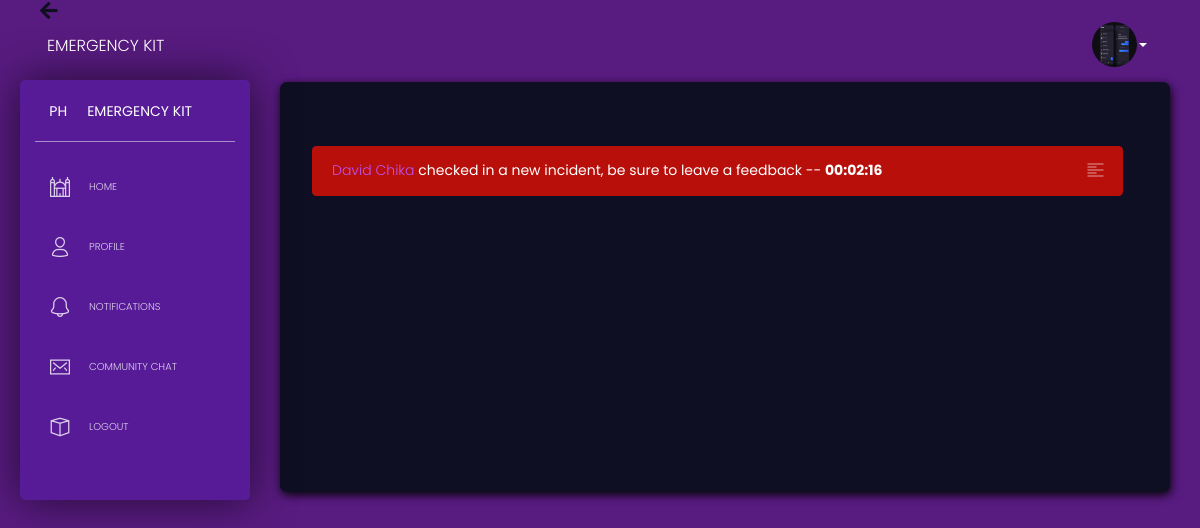
Page /alerts (signed in) on the earlier database version.
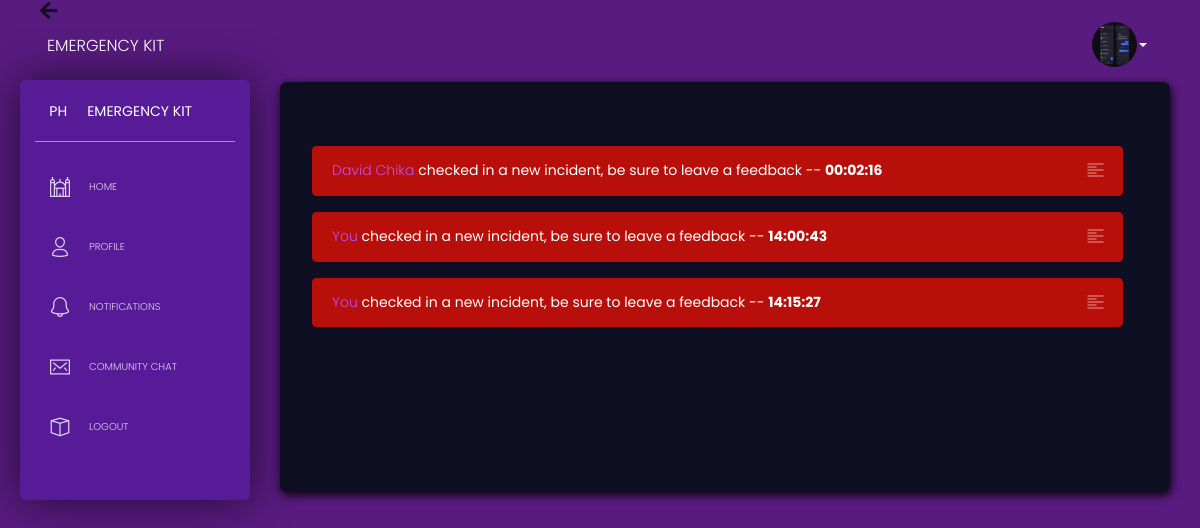
Same page on the later database version.
### app/models.py (models this page shows)
class Notifications(db.Model):
	id = db.Column(db.Integer, primary_key=True)
	carrier_name = db.Column(db.String(50))
	carrier_id = db.Column(db.Integer, db.ForeignKey('user.id'))
	reciever_id = db.Column(db.Integer, db.ForeignKey('user.id'))
	action_type = db.Column(db.String(140))
	date_carried = db.Column(db.DateTime, index=True, default=datetime.utcnow)

### app/routes/user.py (the view)
@app.route('/alerts')
def alerts():
	notify = Notifications.query.filter_by(reciever_id=current_user.id).all()
	return render_template('alert/notify.html', notify=notify)

### app/models.py (called while the page is built)
@login_manager.user_loader
def load_user(id):
	return User.query.get(int(id))

### app/templates/alert/notify.html (shortened to what this page needs)
{% extends 'base.html' %}
{% block body_content %}
<div class="content">
	<div class="row">
		<div class="col-md-12">
			<div class="jumbotron" id="main_box">
				<div class="notify_container">
					{% for notifications in notify %}
						{% if notifications.action_type == "incidence" %}
							<div class="alert alert-danger alert-dismissible fade show notify_alert" role="alert">
							  <a href="{{url_for('others_profile', id=notifications.carrier_id)}}">
							  	{% if notifications.carrier_name==current_user.name %}
							  		You
							  	{% else%}
							  		{{notifications.carrier_name}}
							  	{% endif %}
							  </a> checked in a new incident, be sure to leave a feedback  --  <strong>  {{notifications.date_carried.strftime('%X') }}</strong>
							  <button type="button" class="close remove_notify" data-dismiss="alert" aria-label="Close">
							      <i class="tim-icons icon-align-left-2"></i>
							  </button>
							</div>
						{% endif %}
					{% endfor %}
				</div>
			</div>
		</div>
	</div>
</div>
{% endblock %}

Differences in the rows shown:
added Notifications: carrier_name "You", date_carried "14:00:43"
added Notifications: carrier_name "You", date_carried "14:15:27"
